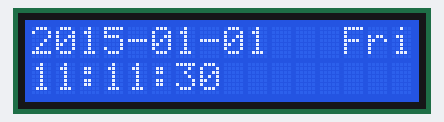
A sketch run on a simulated Arduino Uno, built for the host (arithmetic inside an expression is 32-bit, double 64-bit). Parts: 16×2 character LCD. The local clock reads 2024-03-15 10:24:30 at power-on unless the sketch sets it.

Above: at 0.1 s.
At 5.1 s:
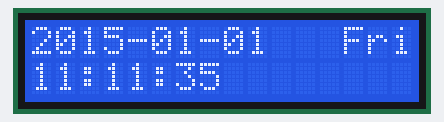
At 9.1 s:
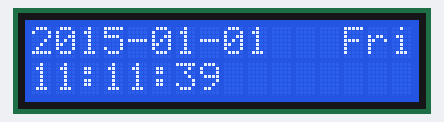
At 19.1 s:
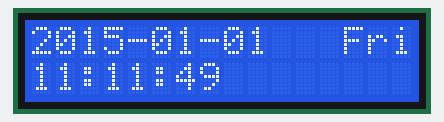
At 28.1 s:
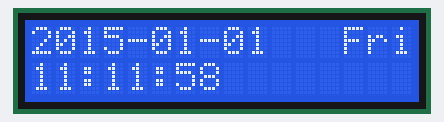
At 38.1 s:
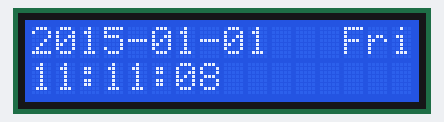

Measured:
- what the display in image 1 shows lasts 1.0 s, from 5.0 s to 6.0 s

The sketch:

DS1302.ino
```cpp
// (licence header left out)
#include <stdio.h>
#include <string.h>
#include <DS1302.h>
#include<Wire.h>
#include <LiquidCrystal_I2C.h>
LiquidCrystal_I2C lcd(0x27,16,2);
/* Set the appropriate digital I/O pin connections */
uint8_t CE_PIN   = 5;
uint8_t IO_PIN   = 6;
uint8_t SCLK_PIN = 7;
/* Create a DS1302 object */
DS1302 rtc(CE_PIN, IO_PIN, SCLK_PIN);
String dayBuff[7]={"Mon","Tue","Wed","Thu","Fri","Sat","Sun"};
void print_time()
{
  /* Get the current time and date from the chip */
  Time t = rtc.time();//*
  lcd.setCursor(0,0);
  lcd.print(t.yr);
  lcd.print('-');
  lcd.print(t.mon/10);
  lcd.print(t.mon%10);
    lcd.print('-');
  lcd.print(t.date/10);
  lcd.print(t.date%10);
  lcd.setCursor(13,0);
  lcd.print(dayBuff[t.day-1]);
  lcd.setCursor(0,1);
  lcd.print(t.hr/10);
  lcd.print(t.date%10);
  lcd.print(':');
  lcd.print(t.min/10);
  lcd.print(t.date%10);
  lcd.print(':');
  lcd.print(t.sec/10);
  lcd.print(t.sec%10);
}
void setup()
{
  Serial.begin(9600);
  lcd.init();
  lcd.backlight();
  rtc.write_protect(false);    //WP(write protect) = 0;
  rtc.halt(false);             //clock halt flag = 0;
  Time t(2015, 1, 1, 10, 18, 30, 4);   //time inital: 2011-1-1,10:18:30 thursday
  rtc.time(t);
}
void loop()
{
  print_time();    //Print the current time;
}
```
